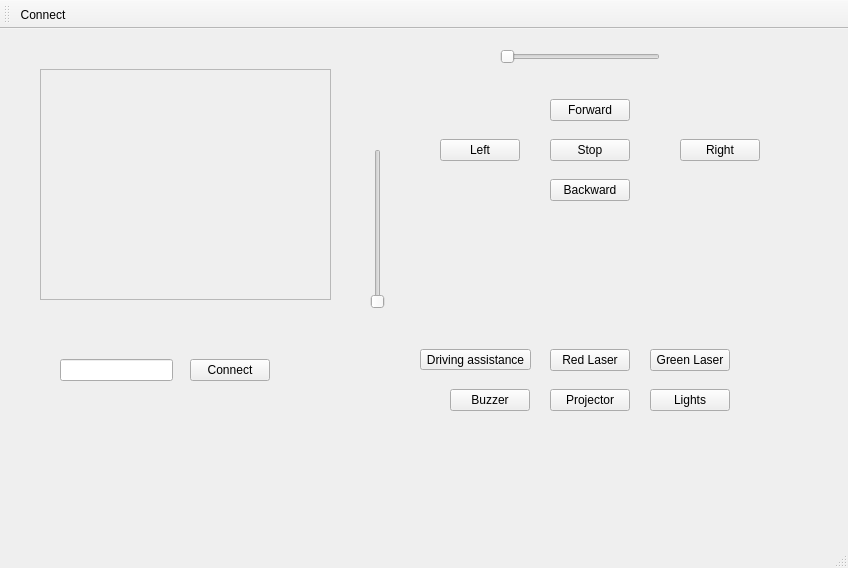
<?xml version="1.0" encoding="UTF-8"?>
<ui version="4.0">
 <class>Controller</class>
 <widget class="QMainWindow" name="Controller">
  <property name="geometry">
   <rect>
    <x>0</x>
    <y>0</y>
    <width>848</width>
    <height>568</height>
   </rect>
  </property>
  <property name="windowTitle">
   <string>Controller</string>
  </property>
  <widget class="QWidget" name="centralWidget">
   <widget class="QPushButton" name="pushButtonForward">
    <property name="geometry">
     <rect>
      <x>550</x>
      <y>70</y>
      <width>80</width>
      <height>22</height>
     </rect>
    </property>
    <property name="text">
     <string>Forward</string>
    </property>
   </widget>
   <widget class="QPushButton" name="pushButtonStop">
    <property name="geometry">
     <rect>
      <x>550</x>
      <y>110</y>
      <width>80</width>
      <height>22</height>
     </rect>
    </property>
    <property name="text">
     <string>Stop</string>
    </property>
   </widget>
   <widget class="QPushButton" name="pushButtonBackward">
    <property name="geometry">
     <rect>
      <x>550</x>
      <y>150</y>
      <width>80</width>
      <height>22</height>
     </rect>
    </property>
    <property name="text">
     <string>Backward</string>
    </property>
   </widget>
   <widget class="QPushButton" name="pushButtonLeft">
    <property name="geometry">
     <rect>
      <x>440</x>
      <y>110</y>
      <width>80</width>
      <height>22</height>
     </rect>
    </property>
    <property name="text">
     <string>Left</string>
    </property>
   </widget>
   <widget class="QPushButton" name="pushButtonRight">
    <property name="geometry">
     <rect>
      <x>680</x>
      <y>110</y>
      <width>80</width>
      <height>22</height>
     </rect>
    </property>
    <property name="text">
     <string>Right</string>
    </property>
   </widget>
   <widget class="QPushButton" name="pushButtonDrivingAss">
    <property name="geometry">
     <rect>
      <x>420</x>
      <y>320</y>
      <width>111</width>
      <height>21</height>
     </rect>
    </property>
    <property name="text">
     <string>Driving assistance</string>
    </property>
   </widget>
   <widget class="QPushButton" name="pushButtonRedLaser">
    <property name="geometry">
     <rect>
      <x>550</x>
      <y>320</y>
      <width>80</width>
      <height>22</height>
     </rect>
    </property>
    <property name="text">
     <string>Red Laser</string>
    </property>
   </widget>
   <widget class="QPushButton" name="pushButtonGreenLaser">
    <property name="geometry">
     <rect>
      <x>650</x>
      <y>320</y>
      <width>80</width>
      <height>22</height>
     </rect>
    </property>
    <property name="text">
     <string>Green Laser</string>
    </property>
   </widget>
   <widget class="QPushButton" name="pushButtonBuzzer">
    <property name="geometry">
     <rect>
      <x>450</x>
      <y>360</y>
      <width>80</width>
      <height>22</height>
     </rect>
    </property>
    <property name="text">
     <string>Buzzer</string>
    </property>
   </widget>
   <widget class="QPushButton" name="pushButtonProjector">
    <property name="geometry">
     <rect>
      <x>550</x>
      <y>360</y>
      <width>80</width>
      <height>22</height>
     </rect>
    </property>
    <property name="text">
     <string>Projector</string>
    </property>
   </widget>
   <widget class="QPushButton" name="pushButtonLights">
    <property name="geometry">
     <rect>
      <x>650</x>
      <y>360</y>
      <width>80</width>
      <height>22</height>
     </rect>
    </property>
    <property name="text">
     <string>Lights</string>
    </property>
   </widget>
   <widget class="QSlider" name="horizontalSliderArm">
    <property name="geometry">
     <rect>
      <x>500</x>
      <y>20</y>
      <width>160</width>
      <height>16</height>
     </rect>
    </property>
    <property name="orientation">
     <enum>Qt::Horizontal</enum>
    </property>
   </widget>
   <widget class="QSlider" name="verticalSliderArm">
    <property name="geometry">
     <rect>
      <x>370</x>
      <y>120</y>
      <width>16</width>
      <height>160</height>
     </rect>
    </property>
    <property name="orientation">
     <enum>Qt::Vertical</enum>
    </property>
   </widget>
   <widget class="QLineEdit" name="lineEditVideo">
    <property name="geometry">
     <rect>
      <x>60</x>
      <y>330</y>
      <width>113</width>
      <height>22</height>
     </rect>
    </property>
   </widget>
   <widget class="QPushButton" name="pushButtonConnectVideo">
    <property name="geometry">
     <rect>
      <x>190</x>
      <y>330</y>
      <width>80</width>
      <height>22</height>
     </rect>
    </property>
    <property name="text">
     <string>Connect</string>
    </property>
   </widget>
   <widget class="QFrame" name="video">
    <property name="geometry">
     <rect>
      <x>40</x>
      <y>40</y>
      <width>291</width>
      <height>231</height>
     </rect>
    </property>
    <property name="frameShape">
     <enum>QFrame::StyledPanel</enum>
    </property>
    <property name="frameShadow">
     <enum>QFrame::Raised</enum>
    </property>
   </widget>
  </widget>
  <widget class="QMenuBar" name="menuBar">
   <property name="geometry">
    <rect>
     <x>0</x>
     <y>0</y>
     <width>848</width>
     <height>19</height>
    </rect>
   </property>
  </widget>
  <widget class="QToolBar" name="mainToolBar">
   <attribute name="toolBarArea">
    <enum>TopToolBarArea</enum>
   </attribute>
   <attribute name="toolBarBreak">
    <bool>false</bool>
   </attribute>
   <addaction name="actionConnectRobot"/>
  </widget>
  <widget class="QStatusBar" name="statusBar"/>
  <action name="actionConnectRobot">
   <property name="text">
    <string>Connect</string>
   </property>
  </action>
 </widget>
 <layoutdefault spacing="6" margin="11"/>
 <resources/>
 <connections/>
</ui>
